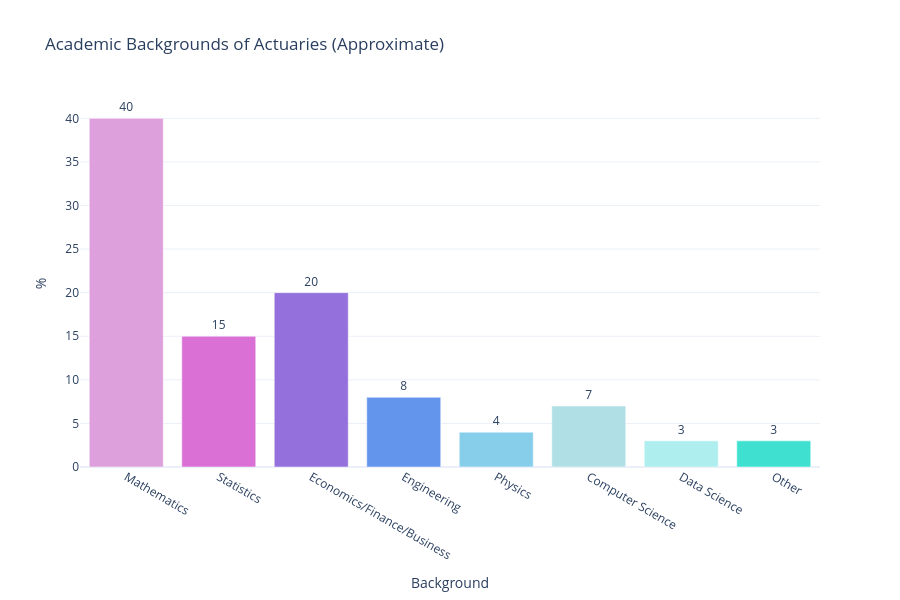

Notebook source saved alongside this figure:
### Code cell
categories = ['Mathematics', 'Statistics', 'Economics/Finance/Business', 'Engineering', 'Physics', 'Computer Science', 'Data Science', 'Other']
values = [40, 15, 20, 8, 4, 7, 3, 3]
colors = ['plum', 'orchid', 'mediumpurple', 'cornflowerblue', 'skyblue', 'powderblue', 'paleturquoise', 'turquoise']

fig = go.Figure(
    data=[
        go.Bar(
            x=categories,
            y=values,
            text=values,
            textposition='outside',
            marker=dict(color=colors)
        )
    ]
)

fig.update_layout(
    title='Academic Backgrounds of Actuaries (Approximate)',
    xaxis_title='Background',
    yaxis_title='%',
    template='plotly_white',
    height=600
)

fig.show()

### Figure 1 — Plotly figure (JSON) as saved in the notebook; plotly's stock layout.template omitted (floating-point values rounded to 4 significant figures)
{"data": [{"marker": {"color": ["plum", "orchid", "mediumpurple", "cornflowerblue", "skyblue", "powderblue", "paleturquoise", "turquoise"]}, "text": ["40", "15", "20", "8", "4", "7", "3", "3"], "textposition": "outside", "type": "bar", "x": ["Mathematics", "Statistics", "Economics/Finance/Business", "Engineering", "Physics", "Computer Science", "Data Science", "Other"], "y": [40, 15, 20, 8, 4, 7, 3, 3]}], "layout": {"height": 600, "title": {"text": "Academic Backgrounds of Actuaries (Approximate)"}, "xaxis": {"title": {"text": "Background"}}, "yaxis": {"title": {"text": "%"}}}}
